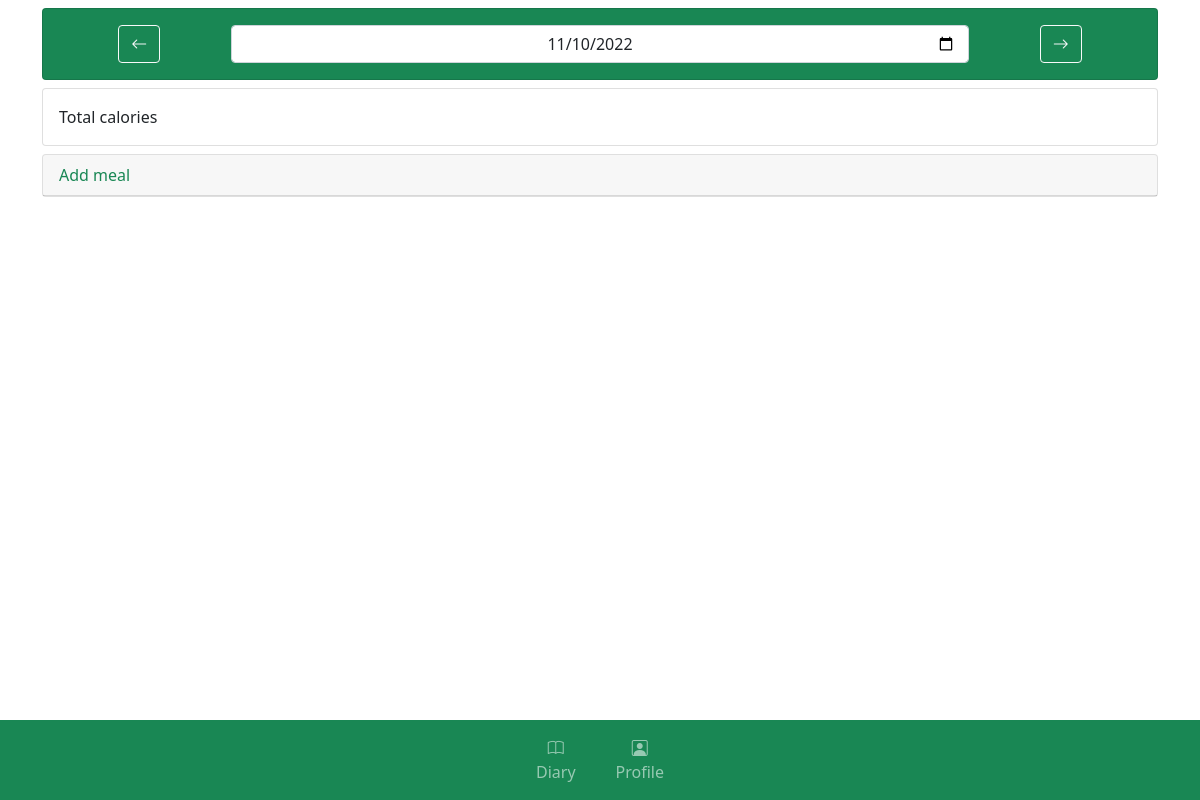
/diary (signed in), run on an earlier commit of the app's database.
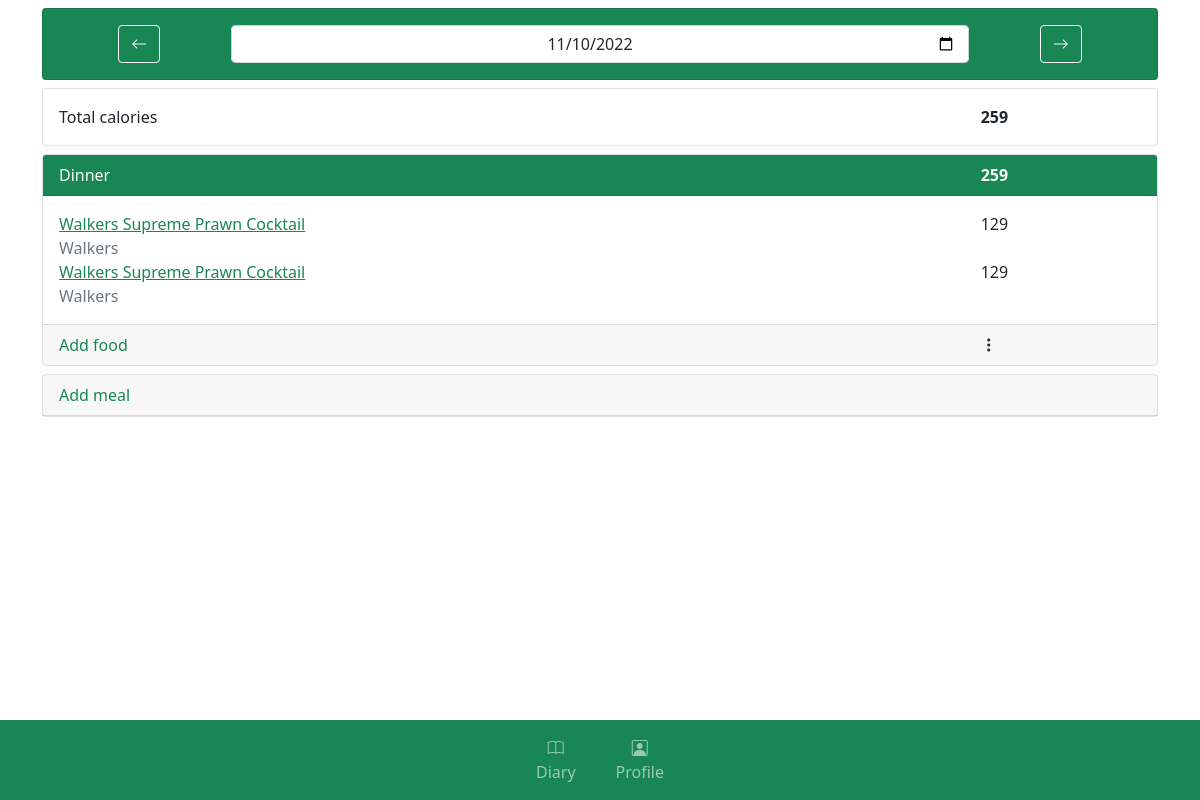
And on a later commit of the database.
### app/models.py (models this page shows, shortened)
class DiaryEntry(db.Model):
    id = db.Column(db.String(36), primary_key=True, default=generate_uuid)
    day = db.Column(db.Date, nullable=False)
    meals = db.relationship('Meal', back_populates='diaryentry')
    profile_id = db.Column(db.String(36), db.ForeignKey('profile.id'))
    profile = db.relationship('Profile', back_populates='diaryentries')
    def nutrition(self):
        return add_nutrition_data(self.meals)

class NutritionRecord(db.Model):
    id = db.Column(db.String(36), primary_key=True, default=generate_uuid)
    name = db.Column(db.String(64), nullable=False)
    per_100 = db.Column(db.Float)
    amount = db.Column(db.Float)
    food_id = db.Column(db.String(36), db.ForeignKey('food.id'))
    food = db.relationship('Food', back_populates='nutrition_records')

class FoodEntry(db.Model):
    id = db.Column(db.String(36), primary_key=True, default=generate_uuid)
    quantity = db.Column(db.Integer, nullable=False)
    food_id = db.Column(db.String(36), db.ForeignKey('food.id'))
    food = db.relationship('Food')
    meal_id = db.Column(db.String(36), db.ForeignKey('meal.id'))
    meal = db.relationship('Meal', back_populates='foodentries')
    def nutrition(self):
        nutrition_info = self.food.nutrition()
        for record in nutrition_info.keys():
            nutrition_info[record] *= self.quantity
        return nutrition_info

class Meal(db.Model):
    id = db.Column(db.String(36), primary_key=True, default=generate_uuid)
    category = db.Column(db.String(32))
    foodentries = db.relationship('FoodEntry', back_populates='meal')
    diaryentry_id = db.Column(db.String(36), db.ForeignKey('diary_entry.id'))
    diaryentry = db.relationship('DiaryEntry', back_populates='meals')
    def nutrition(self):
        return add_nutrition_data(self.foodentries)

class Food(db.Model):
    id = db.Column(db.String(36), primary_key=True, default=generate_uuid)
    name = db.Column(db.String(32), index=True, nullable=False)
    barcode = db.Column(db.String(32), index=True, nullable=False)
    brand = db.Column(db.String(32))
    serving_size = db.Column(db.Integer, nullable=False)
    nutrition_records = db.relationship('NutritionRecord', back_populates='food')
    def nutrition(self):
        nutrition_info = {}
        for record in self.nutrition_records:
            nutrition_info[record.name] = record.amount
        return nutrition_info

### app/routes.py (the view, shortened to what this page needs)
@app.route('/diary', defaults={'indate':''}, methods=['GET', 'POST'])
@app.route('/diary/<indate>', methods=['GET', 'POST'])
@login_required
def diary(indate : str):
    if not indate:
        date_select = date.today()
    else:
        date_select = date.fromisoformat(indate)
    diary_entry = db.session.query(DiaryEntry).filter_by(day=date_select).one_or_none()
    form = addMealForm()
    if form.validate_on_submit():
        add_meal = Meal(category=form.category.data, diaryentry=diary_entry)
        db.session.add(add_meal)
        db.session.commit()
    return render_template('diary.html', diary_entry=diary_entry, form=form)

### app/forms.py
class addMealForm(FlaskForm):
    category = StringField('Category (breakfast, lunch etc)')
    submit = SubmitField('Add')

### app/models.py (called while the page is built)
@login.user_loader
def load_user(id):
    return Profile.query.get(id)

### app/utils.py (called while the page is built)
def add_nutrition_data(nutrition_iterable):
    nutrition_info = {}
    for elem in nutrition_iterable:
        if getattr(elem, 'nutrition', None):
            for k,v in elem.nutrition().items():
                if not k in nutrition_info:
                    nutrition_info[k] = v
                else:
                    nutrition_info[k] += v
    return nutrition_info

### app/templates/diary.html (shortened to what this page needs)
{% extends "base.html" %}
{% block content %}
<div class="container mt-2">
    <div id="date_select_card" class="card bg-success text-center">
        <div class="card-body">
            <div class="row">
                <div class="col-2 p-0">
                    <a class="btn btn-outline-light" onclick="date_button_change('minus')"><i class="bi bi-arrow-left"></i></a>
                </div>
                <div class="col p-0">
                    <input style="text-align: center;" class="form-control" type="date" id="date-select" value="{{diary_entry.day}}" onchange="date_select_change(this)">
                </div>
                <div class="col-2 p-0">
                    <a class="btn btn-outline-light" onclick="date_button_change('add')"><i class="bi bi-arrow-right"></i></a>
                </div>
            </div>
        </div>
    </div>
    <div class="card mt-2">
        <div class="card-body">
            <div class="row">
                <div class="col-10">
                    Total calories
                </div>
                <div class="col">
                    {% if 'calories' in diary_entry.nutrition() %}
                        <b>{{ diary_entry.nutrition()['calories']|int }}</b>
                    {% endif %}
                </div>
            </div>
        </div>
    </div>
    {% for meal in diary_entry.meals %}
        <div class="card mt-2">
            <div class="card-header bg-success text-light">
                <div class="row">
                    <div class="col-10">
                        {{ meal.category|capitalize }}
                    </div>
                    <div class="col">
                        {% if 'calories' in meal.nutrition() %}
                            <b>{{ meal.nutrition()['calories']|int }}</b>
                        {% endif %}
                    </div>
                </div>
            </div>
            {% if meal.foodentries %}
                <div class="card-body">
                    {% for entry in meal.foodentries %}
                        <div class="row">
                            <div class="col-10">
                                <a class="link-success" href="{{ url_for('edit_food',food_id=entry.food.id) }}">{{ entry.food.name }}</a>
                            </div>
                            <div class="col">
                                {% if 'calories' in meal.nutrition() %}
                                    <span class="calories_container_{{meal.id}}">{{ entry.nutrition()['calories']|int}}</span>
                                {% endif %}
                            </div>
                        </div>
                        <div class="row">
                            <div class="col">
                                {% if entry.food.brand %}<span class="text-muted">{{ entry.food.brand }}</span>{% endif %}
                            </div>
                        </div>
                    {% endfor %}
                </div>
            {% endif %}
            <div class="card-footer">
                <div class="row">
                    <div class="col-10">
                        <a style="text-decoration: none;" class="link-success" href="{{ url_for('addmeal', meal_id=meal.id) }}">Add food</a>
                    </div>
                    <div class="col">
                        <div class="dropdown">
                            <a class="link-dark" href="#" role="button" id="meal_options_link" data-bs-toggle="dropdown" aria-expanded="false">
                                <i class="bi bi-three-dots-vertical"></i>
                            </a>
                          </div>
                    </div>
                </div>
            </div>
        </div>
    {% endfor %}
    <div class="card mt-2">
        <div class="card-header">
            <a style="text-decoration: none;" class="link-success" data-bs-toggle="collapse" href="#addMealCollapse" aria-expanded="false" aria-controls="addMealCollapse">Add meal</a>
        </div>
    </div>
</div>
{% endblock %}

### app/templates/base.html (shortened to what this page needs)
<!doctype html>
<html lang="en">
  <head>
    <link href="https://cdn.jsdelivr.net/npm/bootstrap@5.0.2/dist/css/bootstrap.min.css" rel="stylesheet">
    <link rel="stylesheet" href="https://cdn.jsdelivr.net/npm/bootstrap-icons@1.8.3/font/bootstrap-icons.css">
    <link rel="stylesheet" href="{{ url_for('static', filename='custom.css') }}">
  </head>
  <body>
    <div class="container">
      {% if not nonav %}
        <nav class="navbar fixed-bottom navbar-expand-lg navbar-dark bg-success">
          <div class="container-fluid">
              <ul class="navbar-nav ms-auto me-auto">
                <li class="nav-item">
                  <div class="row text-center">
                      <div class="col">
                        <a class="nav-link" href="{{ url_for('diary') }}">
                            <i class="bi bi-book"></i>
                            <div>Diary</div>
                        </a>
                      </div>
                      <div class="col">
                        <a class="nav-link" href="{{ url_for('profile') }}">
                            <i class="bi bi-person-square"></i>
                            <div>Profile</div>
                        </a>
                      </div>
                  </div>
                </li>
              </ul>
          </div>
        </nav>
      {% endif %}
  </div>
    {% block content %}
    {% endblock %}
  </body>
</html>

What changed in the data, as far as the page shows it:
now on this page (row unchanged): NutritionRecord: amount+name "259"
added Meal: category "Dinner", quantity "259"
added FoodEntry: food.name "Walkers Supreme Prawn Cocktail", quantity.name "129", food.brand "Walkers"
added FoodEntry: food.name "Walkers Supreme Prawn Cocktail", quantity.name "129", food.brand "Walkers"
